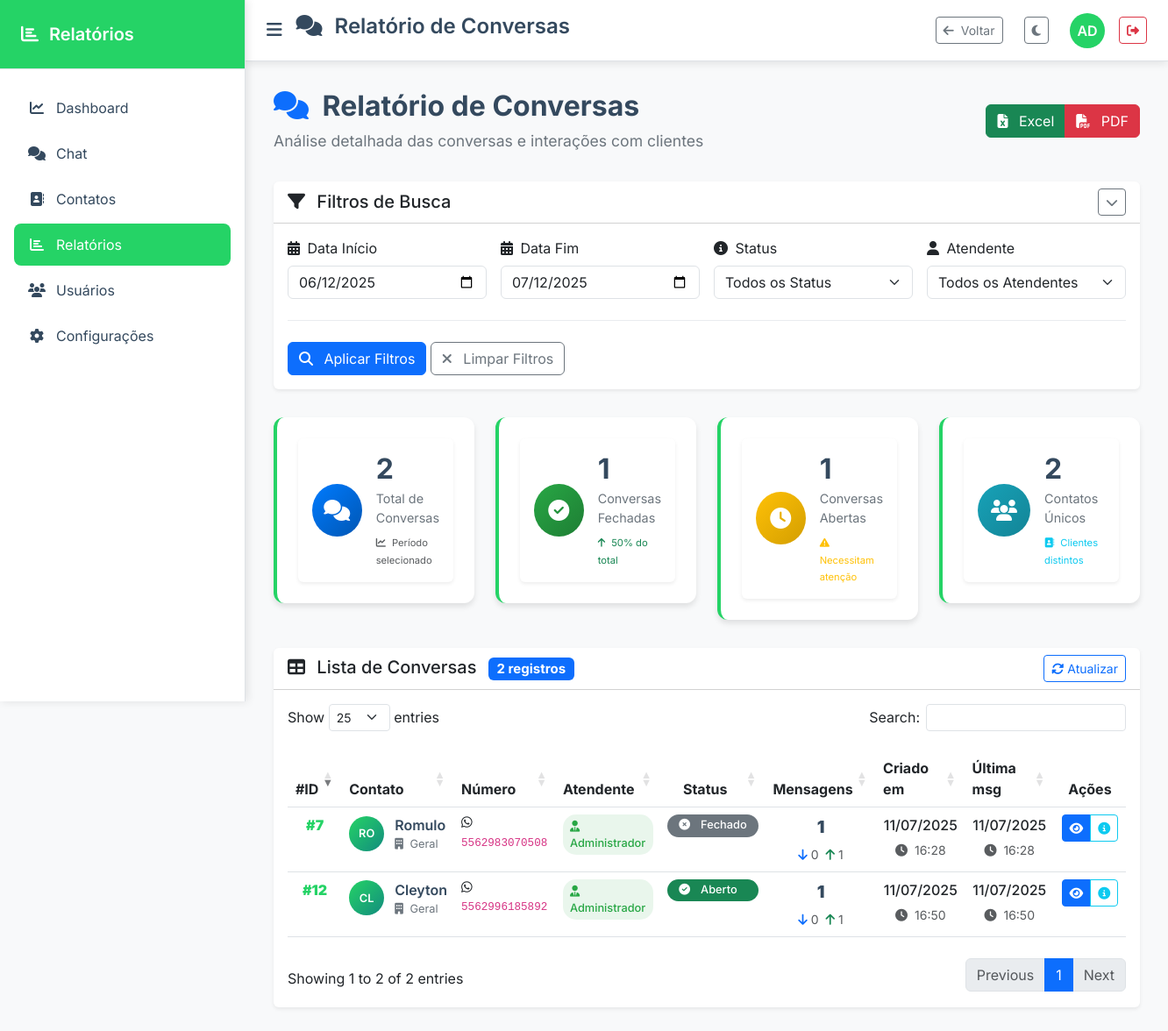
Screenshot of /relatorios/conversas (signed in) with the database file from the repository.
### tables this page shows
CREATE TABLE `conversas` (
  `id` int(11) NOT NULL,
  `contato_id` int(11) NOT NULL,
  `atendente_id` int(11) DEFAULT NULL,
  `sessao_id` int(11) NOT NULL,
  `status` enum('aberto','pendente','fechado','transferindo') DEFAULT 'pendente',
  `prioridade` enum('baixa','normal','alta','urgente') DEFAULT 'normal',
  `departamento` varchar(100) DEFAULT 'Geral',
  `tags` longtext DEFAULT NULL CHECK (json_valid(`tags`)),
  `notas_internas` text DEFAULT NULL,
  `tempo_resposta_medio` int(11) DEFAULT 0,
  `ultima_mensagem` datetime DEFAULT NULL,
  `fechado_em` datetime DEFAULT NULL,
  `criado_em` datetime NOT NULL DEFAULT current_timestamp(),
  `atualizado_em` datetime DEFAULT NULL ON UPDATE current_timestamp()
);

CREATE TABLE `contatos` (
  `id` int(11) NOT NULL,
  `nome` varchar(255) DEFAULT NULL,
  `numero` varchar(20) NOT NULL,
  `telefone` varchar(20) NOT NULL,
  `foto_perfil` varchar(255) DEFAULT NULL,
  `email` varchar(255) DEFAULT NULL,
  `empresa` varchar(255) DEFAULT NULL,
  `observacoes` text DEFAULT NULL,
  `fonte` enum('manual','whatsapp','importacao','api') DEFAULT 'manual',
  `ultimo_contato` timestamp NULL DEFAULT NULL,
  `tags` longtext DEFAULT NULL CHECK (json_valid(`tags`)),
  `notas` text DEFAULT NULL,
  `sessao_id` int(11) NOT NULL,
  `bloqueado` tinyint(1) DEFAULT 0,
  `ultima_mensagem` datetime DEFAULT NULL,
  `criado_em` datetime NOT NULL DEFAULT current_timestamp(),
  `atualizado_em` datetime DEFAULT NULL ON UPDATE current_timestamp()
);

CREATE TABLE `usuarios` (
  `id` int(11) NOT NULL,
  `nome` varchar(255) NOT NULL,
  `email` varchar(255) NOT NULL,
  `senha` varchar(255) NOT NULL,
  `perfil` enum('admin','supervisor','atendente') DEFAULT 'atendente',
  `avatar` varchar(255) DEFAULT NULL,
  `status` enum('ativo','inativo','ausente','ocupado') DEFAULT 'ativo',
  `max_chats` int(11) DEFAULT 5,
  `ultimo_acesso` datetime DEFAULT NULL,
  `token_recuperacao` varchar(64) DEFAULT NULL,
  `token_expiracao` datetime DEFAULT NULL,
  `configuracoes` longtext DEFAULT NULL CHECK (json_valid(`configuracoes`)),
  `criado_em` datetime NOT NULL DEFAULT current_timestamp(),
  `atualizado_em` datetime DEFAULT NULL ON UPDATE current_timestamp()
);

### app/Views/relatorios/conversas.php (the view, shortened to what the rows shown need)
<!DOCTYPE html>
<html lang="pt-BR">
<head>
    <link href="https://cdn.jsdelivr.net/npm/bootstrap@5.3.0/dist/css/bootstrap.min.css" rel="stylesheet">
    <link href="https://cdnjs.cloudflare.com/ajax/libs/font-awesome/6.4.0/css/all.min.css" rel="stylesheet">
    <link href="https://cdn.datatables.net/1.13.7/css/dataTables.bootstrap5.min.css" rel="stylesheet">
    <link rel="stylesheet" href="<?= Helper::asset('css/app.css') ?>">
    <link rel="stylesheet" href="<?= Helper::asset('css/dashboard.css') ?>">
</head>
<body>
    <div class="app-container">
        <main class="main-content" id="mainContent">
            <header class="topbar">
                <div class="topbar-left">
                    <h1 class="topbar-title">
                        <i class="fas fa-comments me-2"></i>
                        Relatório de Conversas
                    </h1>
                </div>
            </header>
            <div class="dashboard-content">
                <div class="page-header">
                    <div class="row align-items-center">
                        <div class="col-md-8">
                            <h2 class="page-title">
                                <i class="fas fa-comments me-2 text-primary"></i>
                                Relatório de Conversas
                            </h2>
                        </div>
                    </div>
                </div>
                <div class="conversations-table">
                    <div class="card border-0 shadow-sm">
                        <div class="card-body">
                            <?php if (!empty($conversas)): ?>
                                <div class="table-responsive">
                                    <table class="table table-hover" id="tabelaConversas">
                                        <thead>
                                            <tr>
                                                <th width="80">#ID</th>
                                                <th>Contato</th>
                                                <th width="130">Número</th>
                                                <th width="120">Atendente</th>
                                                <th width="100">Status</th>
                                                <th width="120">Mensagens</th>
                                                <th width="110">Criado em</th>
                                                <th width="110">Última msg</th>
                                                <th width="100">Ações</th>
                                            </tr>
                                        </thead>
                                        <tbody>
                                            <?php foreach ($conversas as $conversa): ?>
                                                <tr>
                                                    <td>
                                                        <div class="conversation-id">
                                                            <strong>#<?= $conversa->id ?></strong>
                                                        </div>
                                                    </td>
                                                    <td>
                                                        <div class="contact-info">
                                                            <div class="contact-avatar">
                                                                <?= strtoupper(substr($conversa->contato_nome ?? 'C', 0, 2)) ?>
                                                            </div>
                                                            <div class="contact-details">
                                                                <div class="contact-name">
                                                                    <?= $conversa->contato_nome ?? 'Sem nome' ?>
                                                                </div>
                                                                <?php if ($conversa->departamento): ?>
                                                                    <div class="contact-department">
                                                                        <i class="fas fa-building me-1"></i>
                                                                        <?= $conversa->departamento ?>
                                                                    </div>
                                                                <?php endif; ?>
                                                            </div>
                                                        </div>
                                                    </td>
                                                    <td>
                                                        <div class="phone-number">
                                                            <i class="fab fa-whatsapp me-1"></i>
                                                            <code><?= $conversa->numero ?></code>
                                                        </div>
                                                    </td>
                                                    <td>
                                                        <?php if ($conversa->atendente_nome): ?>
                                                            <div class="agent-badge">
                                                                <i class="fas fa-user-tie me-1"></i>
                                                                <?= $conversa->atendente_nome ?>
                                                            </div>
                                                        <?php endif; ?>
                                                    </td>
                                                    <td>
                                                        <div class="status-container">
                                                            <?php
                                                            $statusClass = 'secondary';
                                                            $statusIcon = 'fas fa-circle';
                                                            if ($conversa->status === 'aberto') {
                                                                $statusClass = 'success';
                                                                $statusIcon = 'fas fa-check-circle';
                                                            } elseif ($conversa->status === 'pendente') {
                                                                $statusClass = 'warning';
                                                                $statusIcon = 'fas fa-clock';
                                                            } elseif ($conversa->status === 'fechado') {
                                                                $statusClass = 'secondary';
                                                                $statusIcon = 'fas fa-times-circle';
                                                            }
                                                            ?>
                                                            <span class="badge bg-<?= $statusClass ?> status-badge">
                                                                <i class="<?= $statusIcon ?> me-1"></i>
                                                                <?= ucfirst($conversa->status) ?>
                                                            </span>
                                                        </div>
                                                    </td>
                                                    <td>
                                                        <div class="message-stats">
                                                            <div class="total-messages">
                                                                <strong><?= $conversa->total_mensagens ?></strong>
                                                            </div>
                                                            <div class="message-breakdown">
                                                                <small class="text-muted">
                                                                    <i class="fas fa-arrow-down text-primary me-1"></i><?= $conversa->mensagens_recebidas ?? 0 ?>
                                                                    <i class="fas fa-arrow-up text-success ms-1 me-1"></i><?= $conversa->mensagens_enviadas ?? 0 ?>
                                                                </small>
                                                            </div>
                                                        </div>
                                                    </td>
                                                    <td>
                                                        <div class="date-info">
                                                            <div class="date-primary">
                                                                <?= date('d/m/Y', strtotime($conversa->criado_em)) ?>
                                                            </div>
                                                            <div class="date-secondary">
                                                                <small class="text-muted">
                                                                    <i class="fas fa-clock me-1"></i>
                                                                    <?= date('H:i', strtotime($conversa->criado_em)) ?>
                                                                </small>
                                                            </div>
                                                        </div>
                                                    </td>
                                                    <td>
                                                        <?php if ($conversa->ultima_mensagem): ?>
                                                            <div class="date-info">
                                                                <div class="date-primary">
                                                                    <?= date('d/m/Y', strtotime($conversa->ultima_mensagem)) ?>
                                                                </div>
                                                                <div class="date-secondary">
                                                                    <small class="text-muted">
                                                                        <i class="fas fa-clock me-1"></i>
                                                                        <?= date('H:i', strtotime($conversa->ultima_mensagem)) ?>
                                                                    </small>
                                                                </div>
                                                            </div>
                                                        <?php endif; ?>
                                                    </td>
                                                    <td>
                                                        <div class="btn-group btn-group-sm">
                                                            <a href="<?= URL ?>/chat/conversa/<?= $conversa->id ?>"
                                                               class="btn btn-primary btn-sm"
                                                               title="Visualizar conversa">
                                                                <i class="fas fa-eye"></i>
                                                            </a>
                                                            <button class="btn btn-outline-info btn-sm"
                                                                    onclick="verDetalhes(<?= $conversa->id ?>)"
                                                                    title="Ver detalhes">
                                                                <i class="fas fa-info-circle"></i>
                                                            </button>
                                                        </div>
                                                    </td>
                                                </tr>
                                            <?php endforeach; ?>
                                        </tbody>
                                    </table>
                                </div>
                            <?php endif; ?>
                        </div>
                    </div>
                </div>
            </div>
        </main>
    </div>
</body>
</html>

### rows the page displays
conversas: id "12", contato.nome "CL", contato.nome "Cleyton", departamento "Geral", contato.numero "5562996185892", atendente.nome "Administrador", status "Aberto", total_mensagens "1", mensagens_recebidas "0", mensagens_enviadas "1", criado_em "11/07/2025", criado_em "16:50", ultima_mensagem "11/07/2025", ultima_mensagem "16:50"
conversas: id "7", contato.nome "RO", contato.nome "Romulo", departamento "Geral", contato.numero "5562983070508", atendente.nome "Administrador", status "Fechado", total_mensagens "1", mensagens_recebidas "0", mensagens_enviadas "1", criado_em "11/07/2025", criado_em "16:28", ultima_mensagem "11/07/2025", ultima_mensagem "16:28"

### other values shown
substr($usuario_logado['nome'], 0, 2) "AD"
$estatisticas->total_conversas "2"
$estatisticas->fechadas "1"
$estatisticas->abertas "1"
$estatisticas->contatos_unicos "2"
count($conversas) "2"
